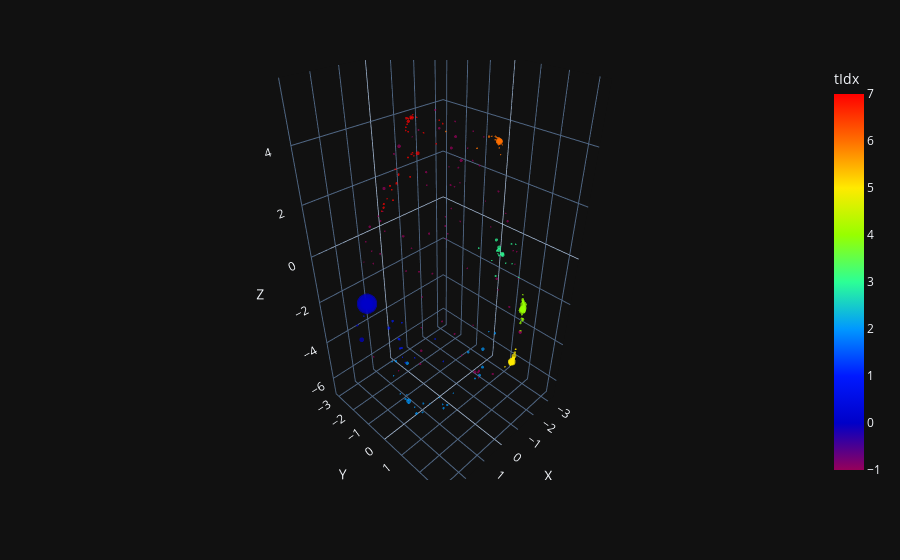

Notebook code cell kept with this figure:
### Code cell
import hdbscan
clusterer = hdbscan.HDBSCAN(min_cluster_size=10, min_samples=10, cluster_selection_epsilon=0.1)
cluster_labels = clusterer.fit_predict(result["pred"][filt, :3])
plot_coordinates(result["pred"][filt, :3], result["pt"][filt], torch.tensor(cluster_labels)).show()

### Figure 1 — Plotly figure (JSON) as saved in the notebook; plotly's stock layout.template omitted (floating-point values rounded to 4 significant figures; data arrays with more than 128 entries replaced by an {"elided": "..."} marker saying what was removed)
{"data": [{"hovertemplate": "X=%{x}<br>Y=%{y}<br>Z=%{z}<br>pt=%{marker.size}<br>tIdx=%{marker.color}<extra></extra>", "legendgroup": "", "marker": {"color": {"elided": "335 float values"}, "coloraxis": "coloraxis", "size": {"elided": "335 float values"}, "sizemode": "area", "sizeref": 0.3381, "symbol": "circle", "line": {"width": 0}}, "mode": "markers", "name": "", "scene": "scene", "showlegend": false, "x": {"elided": "335 float values"}, "y": {"elided": "335 float values"}, "z": {"elided": "335 float values"}, "type": "scatter3d"}], "layout": {"scene": {"domain": {"x": [0.0, 1.0], "y": [0.0, 1.0]}, "xaxis": {"title": {"text": "X"}}, "yaxis": {"title": {"text": "Y"}}, "zaxis": {"title": {"text": "Z"}}}, "coloraxis": {"colorbar": {"title": {"text": "tIdx"}}, "colorscale": [[0.0, "rgb(150,0,90)"], [0.125, "rgb(0,0,200)"], [0.25, "rgb(0,25,255)"], [0.375, "rgb(0,152,255)"], [0.5, "rgb(44,255,150)"], [0.625, "rgb(151,255,0)"], [0.75, "rgb(255,234,0)"], [0.875, "rgb(255,111,0)"], [1.0, "rgb(255,0,0)"]]}, "legend": {"tracegroupgap": 0, "itemsizing": "constant"}, "margin": {"t": 60}}}
